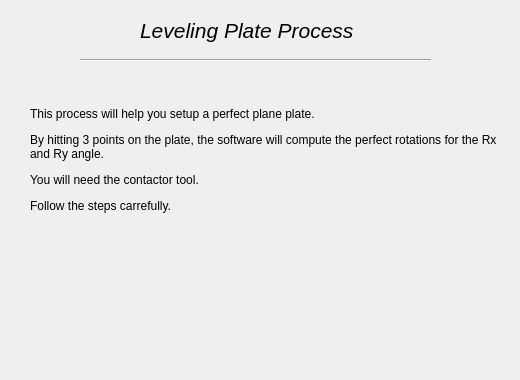
<?xml version="1.0" encoding="UTF-8"?>
<ui version="4.0">
 <class>IntroLevelingPage</class>
 <widget class="QWizardPage" name="IntroLevelingPage">
  <property name="geometry">
   <rect>
    <x>0</x>
    <y>0</y>
    <width>520</width>
    <height>380</height>
   </rect>
  </property>
  <property name="windowTitle">
   <string>WizardPage</string>
  </property>
  <widget class="QLabel" name="label">
   <property name="geometry">
    <rect>
     <x>30</x>
     <y>70</y>
     <width>471</width>
     <height>181</height>
    </rect>
   </property>
   <property name="text">
    <string>&lt;html&gt;&lt;head/&gt;&lt;body&gt;&lt;p&gt;This process will help you setup a perfect plane plate.&lt;/p&gt;&lt;p&gt;By hitting 3 points on the plate, the software will compute the perfect rotations for the Rx and Ry angle.&lt;/p&gt;&lt;p&gt;You will need the contactor tool.&lt;/p&gt;&lt;p&gt;Follow the steps carrefully.&lt;/p&gt;&lt;/body&gt;&lt;/html&gt;</string>
   </property>
   <property name="textFormat">
    <enum>Qt::RichText</enum>
   </property>
   <property name="wordWrap">
    <bool>true</bool>
   </property>
  </widget>
  <widget class="QLabel" name="label_2">
   <property name="geometry">
    <rect>
     <x>280</x>
     <y>240</y>
     <width>221</width>
     <height>131</height>
    </rect>
   </property>
   <property name="frameShape">
    <enum>QFrame::NoFrame</enum>
   </property>
   <property name="frameShadow">
    <enum>QFrame::Plain</enum>
   </property>
   <property name="text">
    <string/>
   </property>
   <property name="pixmap">
    <pixmap resource="../ressources.qrc">:/img/img/plate.png</pixmap>
   </property>
   <property name="scaledContents">
    <bool>true</bool>
   </property>
  </widget>
  <widget class="QLabel" name="label_3">
   <property name="geometry">
    <rect>
     <x>140</x>
     <y>10</y>
     <width>261</width>
     <height>41</height>
    </rect>
   </property>
   <property name="font">
    <font>
     <pointsize>16</pointsize>
     <italic>true</italic>
    </font>
   </property>
   <property name="text">
    <string>Leveling Plate Process</string>
   </property>
  </widget>
  <widget class="Line" name="line">
   <property name="geometry">
    <rect>
     <x>80</x>
     <y>50</y>
     <width>351</width>
     <height>20</height>
    </rect>
   </property>
   <property name="orientation">
    <enum>Qt::Horizontal</enum>
   </property>
  </widget>
 </widget>
 <resources>
  <include location="../ressources.qrc"/>
 </resources>
 <connections/>
</ui>
